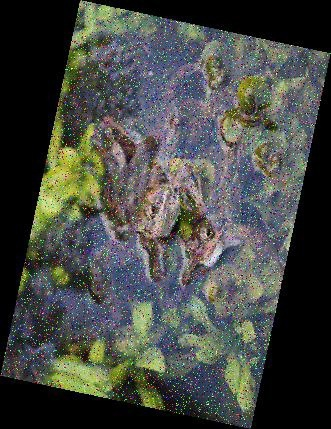
#> input picture Лабораторная3/imgs/noized_image.jpg, 331 x 429 px
$ python lab_3_lff_impl.py
#> lines starting #> are read from the running program, lines starting #| are printed output that depends on the picture; after the words box and inside, x2 and y2 are one past the last pixel; in counts of white or black regions, pixels touching at a corner belong together
"""
Лабораторная работа №3: Цифровая обработка изображений.
Реализация низко-частотной фильтрации изображения для неподходящего шума соль-перец.
"""

import sys

import cv2 as cv
import matplotlib
import matplotlib.pyplot as plt
import numpy as np

try:
    matplotlib.use('Qt5Agg')

    # Загрузка изображения как оттенки серого
    image = cv.imread('./imgs/noized_image.jpg', cv.IMREAD_GRAYSCALE)
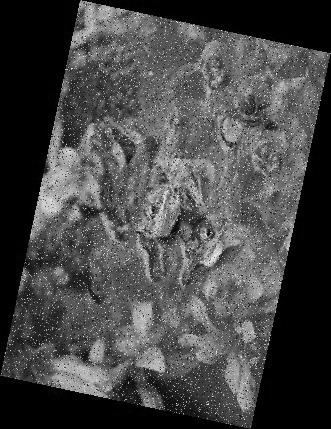
#> image: shape (429, 331); min 0, max 255, mean 71.1

    # Вращаем изображение
    (h, w) = image.shape[:2]
#> h = 429; w = 331
    center = (w // 2, h // 2)
#> center = (165, 214)
    angle = 12  # -78
    matrix = cv.getRotationMatrix2D(center, angle, 1.0)
    rotated = cv.warpAffine(image, matrix, (w, h), flags=cv.INTER_LINEAR, borderMode=cv.BORDER_REPLICATE)
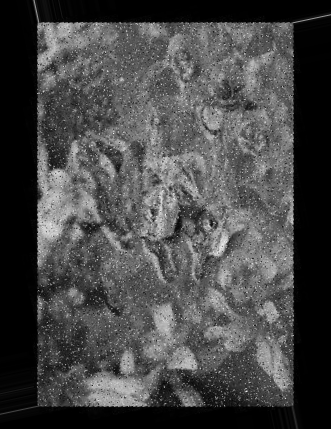
#> rotated: shape (429, 331); min 0, max 246, mean 71.4

    ###############################################################################################

    # Частотная фильтрация (НЧФ)
    # Фурье
    dft = np.fft.fft2(rotated)
    dft_shift = np.complex64(np.fft.fftshift(dft))
    # Маска
    mask = np.zeros_like(rotated, dtype=np.uint8)
    crow, ccol = h // 2, w // 2
#> crow = 214; ccol = 165
    RAD = 60  # радиус низкочастотной области
    cv.circle(mask, (ccol, crow), RAD, 1, -1)
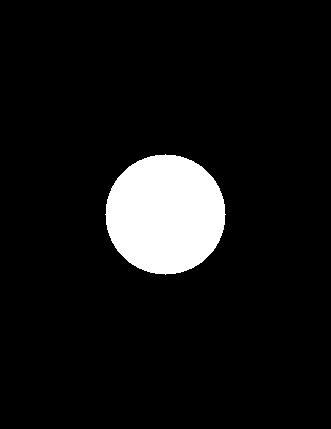
#> mask: shape (429, 331); values 0 (black) and 1 (white), 8% white; 1 white region, box (x1, y1, x2, y2) and area: (105, 154, 226, 275) 11289
    dft_shift_filtered = dft_shift * mask

    # Обратное преобразование
    img_back = np.abs(np.fft.ifft2(np.fft.ifftshift(dft_shift_filtered)))
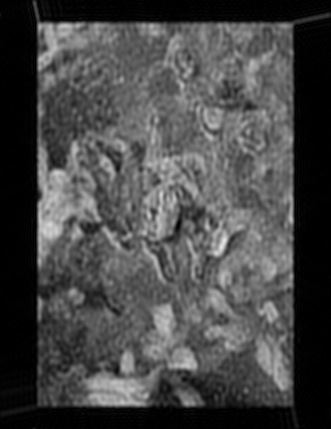
#> img_back: shape (429, 331) float64; min 1.14e-05, max 227.7, mean 71.8
    img_back = np.uint8(np.clip(img_back, 0, 255))

    # Применение CLAHE (адаптивное выравнивание контраста)
    enhanced = cv.createCLAHE(clipLimit=3.0, tileGridSize=(8, 8)).apply(img_back)
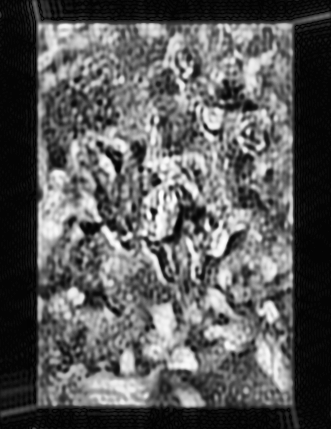
#> enhanced: shape (429, 331); min 0, max 254, mean 90.6

    ###############################################################################################

    # Визуализация
    fig, axs = plt.subplots(1, 2, figsize=(10, 4))
    axs[0].imshow(rotated, cmap='gray')
    axs[0].set_title('Поворот')
    axs[0].axis('off')
    axs[1].imshow(enhanced, cmap='gray')
    axs[1].set_title('НЧФ + CLAHE')
    axs[1].axis('off')
    plt.tight_layout()

    # plt.imshow(rotated_image, cmap='gray')
    plt.show(block=True)
    sys.exit()
#> (the program exits here)
